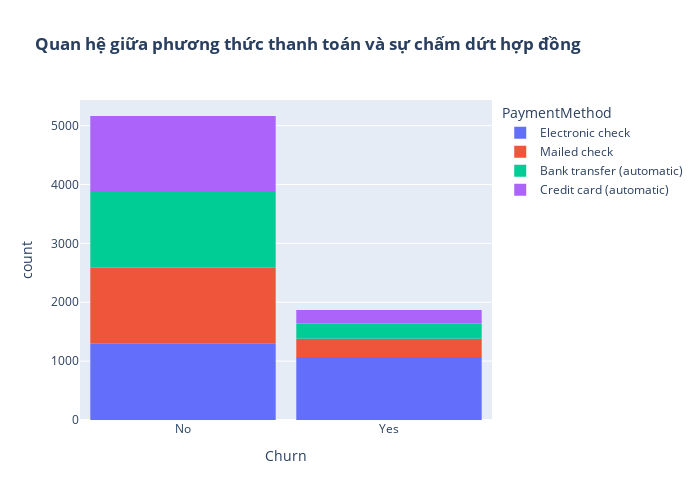

The code cell stored with this chart in its notebook:
### Markdown cell above
Nhận xét: Phần lớn việc chấm dứt hợp đồng xảy ra đối với những khách hàng đăng ký hợp đồng theo tháng

### Code cell
fig = px.histogram(df, x="Churn", color="PaymentMethod", title="<b>Quan hệ giữa phương thức thanh toán và sự chấm dứt hợp đồng</b>")
fig.update_layout(width=700, height=500, bargap=0.1)
fig.show()

### Figure 1 — Plotly figure (JSON) as saved in the notebook; plotly's stock layout.template omitted (floating-point values rounded to 4 significant figures; data arrays with more than 128 entries replaced by an {"elided": "..."} marker saying what was removed)
{"data": [{"alignmentgroup": "True", "bingroup": "x", "hovertemplate": "PaymentMethod=Electronic check<br>Churn=%{x}<br>count=%{y}<extra></extra>", "legendgroup": "Electronic check", "marker": {"color": "#636efa", "pattern": {"shape": ""}}, "name": "Electronic check", "offsetgroup": "Electronic check", "orientation": "v", "showlegend": true, "type": "histogram", "x": {"elided": "2365 str values"}, "xaxis": "x", "yaxis": "y"}, {"alignmentgroup": "True", "bingroup": "x", "hovertemplate": "PaymentMethod=Mailed check<br>Churn=%{x}<br>count=%{y}<extra></extra>", "legendgroup": "Mailed check", "marker": {"color": "#EF553B", "pattern": {"shape": ""}}, "name": "Mailed check", "offsetgroup": "Mailed check", "orientation": "v", "showlegend": true, "type": "histogram", "x": {"elided": "1604 str values"}, "xaxis": "x", "yaxis": "y"}, {"alignmentgroup": "True", "bingroup": "x", "hovertemplate": "PaymentMethod=Bank transfer (automatic)<br>Churn=%{x}<br>count=%{y}<extra></extra>", "legendgroup": "Bank transfer (automatic)", "marker": {"color": "#00cc96", "pattern": {"shape": ""}}, "name": "Bank transfer (automatic)", "offsetgroup": "Bank transfer (automatic)", "orientation": "v", "showlegend": true, "type": "histogram", "x": {"elided": "1542 str values"}, "xaxis": "x", "yaxis": "y"}, {"alignmentgroup": "True", "bingroup": "x", "hovertemplate": "PaymentMethod=Credit card (automatic)<br>Churn=%{x}<br>count=%{y}<extra></extra>", "legendgroup": "Credit card (automatic)", "marker": {"color": "#ab63fa", "pattern": {"shape": ""}}, "name": "Credit card (automatic)", "offsetgroup": "Credit card (automatic)", "orientation": "v", "showlegend": true, "type": "histogram", "x": {"elided": "1521 str values"}, "xaxis": "x", "yaxis": "y"}], "layout": {"bargap": 0.1, "barmode": "relative", "height": 500, "legend": {"title": {"text": "PaymentMethod"}, "tracegroupgap": 0}, "title": {"text": "<b>Quan hệ giữa phương thức thanh toán và sự chấm dứt hợp đồng</b>"}, "width": 700, "xaxis": {"anchor": "y", "domain": [0, 1], "title": {"text": "Churn"}}, "yaxis": {"anchor": "x", "domain": [0, 1], "title": {"text": "count"}}}}
